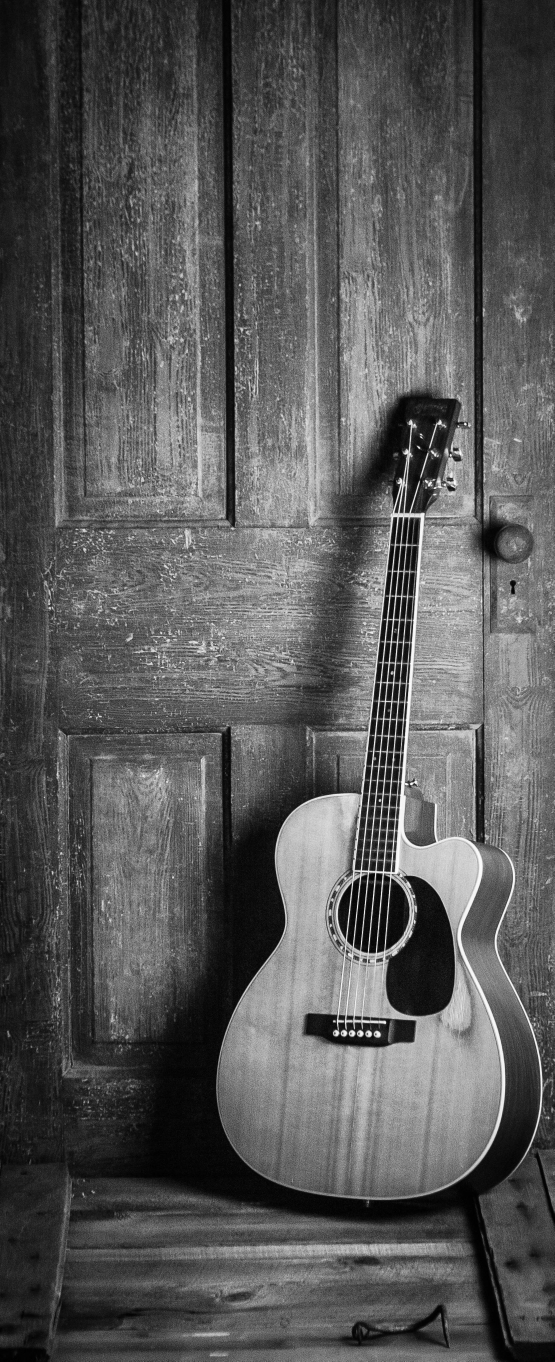
#> input picture mmle/image_deblurring/photos/guitar.jpg, 1663 x 4084 px (shown at 1/3 size)
$ jupyter execute --allow-errors setup_C.ipynb
#> lines starting #> are read from the running program, lines starting #| are printed output that depends on the picture
**Disclaimer:** The following code is inspired by https://github.com/paulaoak/proximal-ipla/tree/main/image_deblurring.

*Note: A bug present in the $\mathrm{MYPGD}$ algorithm has been fixed in the below.*

# Imports

[cell 1]
import numpy as np
import scipy.ndimage
import imageio.v3 as imageio
import matplotlib.pyplot as plt
import pickle
import random

import numpy as np
from tqdm import tqdm
from prox_tv import tv1_2d
from skimage.metrics import structural_similarity as ssim
from joblib import Parallel, delayed

import scipy.sparse as sp

from matplotlib.lines import Line2D
from matplotlib.ticker import MaxNLocator

from matplotlib.patches import Circle

## Utility Functions

[cell 2]
### Reproducibility ###

def set_seed(seed: int):
    np.random.seed(seed)
    random.seed(seed)


### Blurring ###

# Note: `generate_blur_matrix` is taken from: https://github.com/paulaoak/proximal-ipla/tree/main/image_deblurring

def generate_blur_matrix(n1, n2, patch_size=10):
    """Generates a blurring matrix H that uniformly averages over a patch_size x patch_size neighborhood."""
    size = n1 * n2
    H = sp.lil_matrix((size, size)) # This is a structure for constructing sparse matrices incrementally.
    pad = patch_size // 2

    for i in range(n1):
        for j in range(n2):
            row_idx = i * n2 + j
            weights = []
            indices = []

            for di in range(-pad, pad + 1):
                for dj in range(-pad, pad + 1):
                    ni, nj = i + di, j + dj
                    if 0 <= ni < n1 and 0 <= nj < n2:
                        col_idx = ni * n2 + nj
                        indices.append(col_idx)
                        weights.append(1)

            weights = np.array(weights) / np.sum(weights)
            H[row_idx, indices] = weights

    return H.tocsr()


### Total Variation Helpers ###

# Note: `discrete_gradient` and `total_variation` is taken from: https://github.com/paulaoak/proximal-ipla/tree/main/image_deblurring

def discrete_gradient(n1, n2):
    """Constructs the discrete gradient operator for total variation."""
    size = n1 * n2
    Dx = sp.lil_matrix((size, size))
    Dy = sp.lil_matrix((size, size))

    for i in range(n1):
        for j in range(n2):
            idx = i * n2 + j
            if i < n1 - 1:
                Dx[idx, idx] = -1
                Dx[idx, idx + n2] = 1
            if j < n2 - 1:
                Dy[idx, idx] = -1
                Dy[idx, idx + 1] = 1

    return Dx.tocsr(), Dy.tocsr()


def total_variation(x, Dx, Dy):
    """
    x shape: (n1, n2, N)
    returns per-particle TV, shape (N,)
    """
    x_flat = x.reshape(-1, x.shape[2])
    grad_x = Dx @ x_flat
    grad_y = Dy @ x_flat
    return np.sum(np.sqrt(grad_x**2 + grad_y**2), axis=0)


def total_variation_particles(w: np.ndarray, Dx, Dy) -> np.ndarray:
    return total_variation(w, Dx, Dy)


# [5 lines left out: function get_ssim_data_range, not called in this run]


### prox_{lambda exp(theta) TV} ###

# def prox_particles(
#     w: np.ndarray,
#     theta: float,
#     lambdaaa: float,
#     method_tv: str = "dr",
# ) -> np.ndarray:
#     """
#     Apply prox_{lambda exp(theta) TV} to each particle image separately.
#     """
#     prox_w = np.empty_like(w)
#     for i in range(w.shape[2]):
#         prox_w[:, :, i] = tv1_2d(
#             w[:, :, i],
#             np.exp(theta) * lambdaaa,
#             method=method_tv,
#         )
#     return prox_w

def prox_particles(
    w: np.ndarray,
    theta: float,
    lambdaaa: float,
    method_tv: str = "dr",
    n_jobs: int = -1,
) -> np.ndarray:
    """
    Apply prox_{lambda exp(theta) TV} to each particle image separately,
    in parallel across particles.
    """
    prox_weight = np.exp(theta) * lambdaaa

    prox_list = Parallel(n_jobs=n_jobs)(
        delayed(tv1_2d)(w[:, :, i], prox_weight, method=method_tv)
        for i in range(w.shape[2])
    )

    return np.stack(prox_list, axis=2)


### Weight Helpers ###

# [4 lines left out: function softmax_log_weights, not called in this run]


def effective_sample_size_from_logw(log_w: np.ndarray) -> float:
    w = softmax_log_weights(log_w)
    return 1.0 / np.sum(w ** 2)


# [14 lines left out: function systematic_resample, not called in this run]


### Reconstruction Metrics ###

def weighted_mean_image(w: np.ndarray, log_w: np.ndarray) -> np.ndarray:
    weights = softmax_log_weights(log_w)
    return np.tensordot(w, weights, axes=([2], [0]))


def mean_image_unweighted(w: np.ndarray) -> np.ndarray:
    return np.mean(w, axis=2)


# [90 lines left out: functions reconstruction_metrics_weighted, reconstruction_metrics_unweighted, not called in this run]

## Utility Functions - Plotting

[cell 3]
### Experiment Results ###

# [48 lines left out: function plot_results, not called in this run]


### Experiment Results (Improved) ###

METHOD_COLORS = {
    "MYPGD": "#003f5c",
    "SOSMC-MYULA": "#bc5090",
}

LABEL_MAP = {
    "MYPGD": "MYPGD",
    "SOSMC-MYULA": "SOSMC-MYULA",
}

LINESTYLE_MAP = {
    "MYPGD": "-",
    "SOSMC-MYULA": "-",
}


# [483 lines left out: functions plot_deblurring_metrics_three_panel, plot_reconstruction_ordered, _add_zoom_inspect, _resolve_per_col, plot_particle_cloud_comparison, not called in this run]

## Problem Setup

[cell 4]
set_seed(42)

# Load the original image
image = imageio.imread('photos/guitar.jpg', mode="L")
#> image is the input picture: shape (4084, 1663); min 0, max 255, mean 87.6
image = image.astype(np.float64)

# Reshape the image for computational cost reasons
n1, n2 = int(584 / 2), int(238 / 2)
image = scipy.ndimage.zoom(image, (n1 / image.shape[0], n2 / image.shape[1]), order=1)
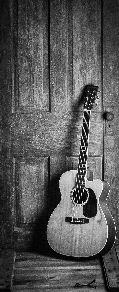
#> image: shape (292, 119) float64; min 0, max 253.5, mean 87.5

plt.imshow(image, cmap="gray")
plt.axis("off")
plt.tight_layout()
plt.show()

# Generate blurring matrix
H = generate_blur_matrix(n1, n2, patch_size=int(10))

# Generate observed image (y = Hx + noise)
sigma=1

y = H @ image.flatten() + np.random.normal(0, sigma, size=(n1 * n2))
y = y.reshape(n1, n2)
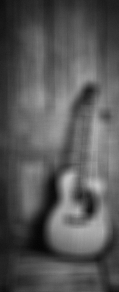
#> y: shape (292, 119) float64; min 5.46, max 197.6, mean 87.5

plt.imshow(y, cmap="gray")
plt.axis("off")
plt.tight_layout()
plt.show()

# Compute discrete gradient operator
Dx, Dy = discrete_gradient(n1, n2)

N = 20
sigma_init = 30
w_init = np.random.normal(50, sigma_init, size=(n1, n2, N))
method_tv = "dr"  # dr or chambolle-pock

theta_initial = np.random.uniform(-15, 10, size = 1)[0]
theta_initial = np.float64(-15)

print(f"{w_init.shape=}")
print(f"{theta_initial=}")

## Algorithms - MYPGD

[cell 5]
# Note: `mypgd` is inspired from: https://github.com/paulaoak/proximal-ipla/tree/main/image_deblurring.
# Specifically we ensure the prox term is computed correctly!

def mypgd(
    theta,
    w_init,
    H,
    y,
    sigma,
    lambdaaa,
    Dx,
    Dy,
    original,
    K=1000,
    h=0.01,
    method_tv="dr",
):
    """
    (Correct) MYPGD implementation.
    """
#> called with theta = -15, w_init = array of shape (292, 119, 20), sigma = 1, lambdaaa = 0.4, K = 3000, h = 0.01, method_tv = 'dr'
    w = w_init.copy()
    Dw = w.shape[0] * w.shape[1]
    N = w.shape[-1]

    theta_values = np.zeros(K)

    mse_values = np.zeros(K)
    nmse_values = np.zeros(K)
    ssim_values = np.zeros(K)

    mse_mean_image_values = np.zeros(K)
    nmse_mean_image_values = np.zeros(K)
    ssim_mean_image_values = np.zeros(K)

    y_flat = y.flatten()[:, None]

    for k in tqdm(range(K), desc="MYPGD"):
        # Parameter update
        theta = theta - h * (np.exp(theta) * np.mean(total_variation(w, Dx, Dy)) / Dw - 1.0)
        theta_values[k] = theta

        # Particle update
        w_flat = w.reshape(-1, N)
        grad_data = (H.T @ (H @ w_flat - y_flat)) / (sigma ** 2)
        grad_data = np.asarray(grad_data).reshape(w.shape)

        prox_term_w = prox_particles(
            w,
            theta,
            lambdaaa,
            method_tv=method_tv,
            n_jobs=-1,
        )

        z = np.random.normal(0.0, 1.0, w.shape)
        w = (
            w * (1.0 - h / lambdaaa)
            - h * grad_data
            + (h / lambdaaa) * prox_term_w
            + np.sqrt(2.0 * h) * z
        )

        # Logging
        metrics = reconstruction_metrics_unweighted(w, original)

        mse_values[k] = metrics["mse"]
        nmse_values[k] = metrics["nmse"]
        ssim_values[k] = metrics["ssim"]

        mse_mean_image_values[k] = metrics["mse_mean_image"]
        nmse_mean_image_values[k] = metrics["nmse_mean_image"]
        ssim_mean_image_values[k] = metrics["ssim_mean_image"]
#> after the loop, mse_mean_image_values = 3000 values from 0 to 0; mse_values = 3000 values from 0 to 0; nmse_mean_image_values = 3000 values from 0 to 0; nmse_values = 3000 values from 0 to 0; ssim_mean_image_values = 3000 values from 0 to 0; ssim_values = 3000 values from 0 to 0; theta = -14.99; theta_values = 3000 values from -14.99 to 0

    final_metrics = reconstruction_metrics_unweighted(w, original)

    return {
        "samples": w,
        "theta": theta_values,

        # Particle-cloud summaries
        "mse": mse_values,
        "nmse": nmse_values,
        "ssim": ssim_values,

        # Mean-image summaries
        "mse_mean_image": mse_mean_image_values,
        "nmse_mean_image": nmse_mean_image_values,
        "ssim_mean_image": ssim_mean_image_values,

        # Final reconstruction
        "x_hat": final_metrics["x_hat"],
    }

## Algorithms - SOSMC-MYULA

[cell 6]
### SOSMC-MYULA Implementation ###

# [330 lines left out: functions data_potential_particles, posterior_potential_particles, myula_mean, log_gaussian_transition_density, myula_move, sosmc_myula, not called in this run]

## Run Experiment

#> (a cell that did not finish here is left out)

## Load Experiment Results

#> (a cell that did not finish here is left out)

## Plotting

#> (a cell that did not finish here is left out)

[cell 10]
### As in Problem Setup ###

set_seed(42)

# Load the original image
image = imageio.imread('photos/guitar.jpg', mode="L")
image = image.astype(np.float64)

# Reshape the image for computational cost reasons
n1, n2 = int(584 / 2), int(238 / 2)
image = scipy.ndimage.zoom(image, (n1 / image.shape[0], n2 / image.shape[1]), order=1)

# Generate blurring matrix
H = generate_blur_matrix(n1, n2, patch_size=int(10))

$ run again, with mmle/image_deblurring/photos/flower.jpeg copied over mmle/image_deblurring/photos/guitar.jpg
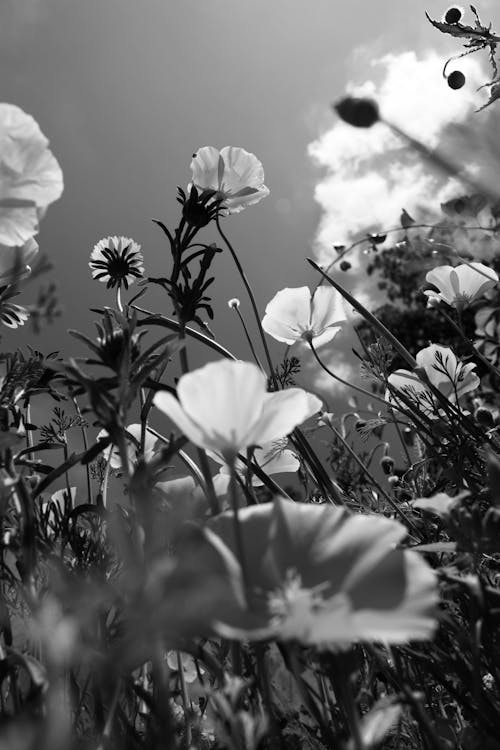
#> input picture mmle/image_deblurring/photos/flower.jpeg, 500 x 750 px
#> image is the input picture: shape (750, 500); min 0, max 255, mean 103.4
#> `image = scipy.ndimage.zoom(image, (n1 / image.shape[0], n2 / image.sha..`:
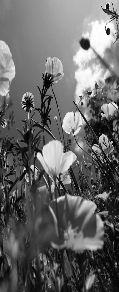
#> image: shape (292, 119) float64; min 0.0349, max 255, mean 103.2; drawn with min black and max white
#> `y = y.reshape(n1, n2)`:
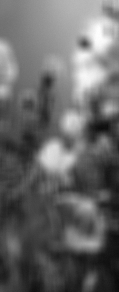
#> y: shape (292, 119) float64; min 8.94, max 254.9, mean 103.3
#> after the loop in mypgd, `for k in tqdm(range(K), desc="MYPGD"):`: mse_mean_image_values = 3000 values from 0 to 0; theta = -14.99; theta_values = 3000 values from -14.99 to 0
